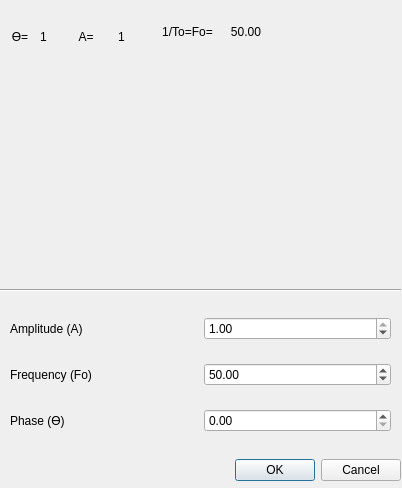
<?xml version="1.0" encoding="UTF-8"?>
<ui version="4.0">
 <class>NewSinDialog</class>
 <widget class="QDialog" name="NewSinDialog">
  <property name="geometry">
   <rect>
    <x>0</x>
    <y>0</y>
    <width>402</width>
    <height>488</height>
   </rect>
  </property>
  <property name="sizePolicy">
   <sizepolicy hsizetype="Fixed" vsizetype="Fixed">
    <horstretch>0</horstretch>
    <verstretch>0</verstretch>
   </sizepolicy>
  </property>
  <property name="minimumSize">
   <size>
    <width>402</width>
    <height>488</height>
   </size>
  </property>
  <property name="maximumSize">
   <size>
    <width>402</width>
    <height>488</height>
   </size>
  </property>
  <property name="windowTitle">
   <string>Pure Tone - Sin</string>
  </property>
  <property name="sizeGripEnabled">
   <bool>false</bool>
  </property>
  <widget class="QDialogButtonBox" name="buttonBox">
   <property name="geometry">
    <rect>
     <x>180</x>
     <y>450</y>
     <width>221</width>
     <height>41</height>
    </rect>
   </property>
   <property name="orientation">
    <enum>Qt::Horizontal</enum>
   </property>
   <property name="standardButtons">
    <set>QDialogButtonBox::Cancel|QDialogButtonBox::Ok</set>
   </property>
  </widget>
  <widget class="Line" name="line">
   <property name="geometry">
    <rect>
     <x>0</x>
     <y>280</y>
     <width>401</width>
     <height>20</height>
    </rect>
   </property>
   <property name="orientation">
    <enum>Qt::Horizontal</enum>
   </property>
  </widget>
  <widget class="QLabel" name="label">
   <property name="geometry">
    <rect>
     <x>0</x>
     <y>0</y>
     <width>411</width>
     <height>281</height>
    </rect>
   </property>
   <property name="text">
    <string/>
   </property>
   <property name="pixmap">
    <pixmap resource="../assets/images/images.qrc">:/images/sinploted.png</pixmap>
   </property>
   <property name="scaledContents">
    <bool>true</bool>
   </property>
  </widget>
  <widget class="QWidget" name="">
   <property name="geometry">
    <rect>
     <x>10</x>
     <y>300</y>
     <width>381</width>
     <height>151</height>
    </rect>
   </property>
   <layout class="QVBoxLayout" name="verticalLayout">
    <item>
     <layout class="QHBoxLayout" name="horizontalLayout">
      <item>
       <widget class="QLabel" name="labelAmplitude">
        <property name="text">
         <string>Amplitude (A)</string>
        </property>
       </widget>
      </item>
      <item>
       <widget class="QDoubleSpinBox" name="doubleSpinBoxAmplitude">
        <property name="maximum">
         <double>1.000000000000000</double>
        </property>
        <property name="singleStep">
         <double>0.100000000000000</double>
        </property>
        <property name="value">
         <double>1.000000000000000</double>
        </property>
       </widget>
      </item>
     </layout>
    </item>
    <item>
     <layout class="QHBoxLayout" name="horizontalLayout_2">
      <item>
       <widget class="QLabel" name="labelFrequency">
        <property name="text">
         <string>Frequency (Fo)</string>
        </property>
       </widget>
      </item>
      <item>
       <widget class="QDoubleSpinBox" name="doubleSpinBoxFrecuency">
        <property name="maximum">
         <double>20000.000000000000000</double>
        </property>
        <property name="value">
         <double>50.000000000000000</double>
        </property>
       </widget>
      </item>
     </layout>
    </item>
    <item>
     <layout class="QHBoxLayout" name="horizontalLayout_3">
      <item>
       <widget class="QLabel" name="labelPhase">
        <property name="text">
         <string>Phase (ϴ)</string>
        </property>
       </widget>
      </item>
      <item>
       <widget class="QDoubleSpinBox" name="doubleSpinBoxPhase">
        <property name="maximum">
         <double>1.000000000000000</double>
        </property>
       </widget>
      </item>
     </layout>
    </item>
   </layout>
  </widget>
  <widget class="QWidget" name="">
   <property name="geometry">
    <rect>
     <x>11</x>
     <y>21</y>
     <width>41</width>
     <height>31</height>
    </rect>
   </property>
   <layout class="QHBoxLayout" name="horizontalLayout_4">
    <item>
     <widget class="QLabel" name="label_6">
      <property name="text">
       <string>ϴ=</string>
      </property>
      <property name="alignment">
       <set>Qt::AlignCenter</set>
      </property>
     </widget>
    </item>
    <item>
     <widget class="QLabel" name="label_7">
      <property name="text">
       <string>1</string>
      </property>
      <property name="alignment">
       <set>Qt::AlignCenter</set>
      </property>
     </widget>
    </item>
   </layout>
  </widget>
  <widget class="QWidget" name="">
   <property name="geometry">
    <rect>
     <x>71</x>
     <y>21</y>
     <width>65</width>
     <height>31</height>
    </rect>
   </property>
   <layout class="QHBoxLayout" name="horizontalLayout_5">
    <item>
     <widget class="QLabel" name="label_4">
      <property name="text">
       <string>A=</string>
      </property>
      <property name="alignment">
       <set>Qt::AlignCenter</set>
      </property>
     </widget>
    </item>
    <item>
     <widget class="QLabel" name="label_5">
      <property name="text">
       <string>1</string>
      </property>
      <property name="alignment">
       <set>Qt::AlignCenter</set>
      </property>
     </widget>
    </item>
   </layout>
  </widget>
  <widget class="QWidget" name="">
   <property name="geometry">
    <rect>
     <x>161</x>
     <y>11</y>
     <width>111</width>
     <height>41</height>
    </rect>
   </property>
   <layout class="QHBoxLayout" name="horizontalLayout_6">
    <item>
     <widget class="QLabel" name="label_2">
      <property name="text">
       <string>1/To=Fo=</string>
      </property>
      <property name="alignment">
       <set>Qt::AlignCenter</set>
      </property>
     </widget>
    </item>
    <item>
     <widget class="QLabel" name="label_3">
      <property name="text">
       <string>50.00</string>
      </property>
      <property name="alignment">
       <set>Qt::AlignCenter</set>
      </property>
     </widget>
    </item>
   </layout>
  </widget>
  <zorder>buttonBox</zorder>
  <zorder>line</zorder>
  <zorder>labelAmplitude</zorder>
  <zorder>doubleSpinBoxAmplitude</zorder>
  <zorder>layoutWidget</zorder>
  <zorder>layoutWidget_2</zorder>
  <zorder>label</zorder>
  <zorder>label_2</zorder>
  <zorder>label_3</zorder>
  <zorder>label_6</zorder>
  <zorder>label_2</zorder>
  <zorder>label_3</zorder>
  <zorder>label_4</zorder>
  <zorder>label_5</zorder>
  <zorder>label_6</zorder>
  <zorder>label_7</zorder>
 </widget>
 <resources>
  <include location="../assets/images/images.qrc"/>
 </resources>
 <connections>
  <connection>
   <sender>buttonBox</sender>
   <signal>accepted()</signal>
   <receiver>NewSinDialog</receiver>
   <slot>accept()</slot>
   <hints>
    <hint type="sourcelabel">
     <x>400</x>
     <y>450</y>
    </hint>
    <hint type="destinationlabel">
     <x>157</x>
     <y>274</y>
    </hint>
   </hints>
  </connection>
  <connection>
   <sender>buttonBox</sender>
   <signal>rejected()</signal>
   <receiver>NewSinDialog</receiver>
   <slot>reject()</slot>
   <hints>
    <hint type="sourcelabel">
     <x>400</x>
     <y>450</y>
    </hint>
    <hint type="destinationlabel">
     <x>286</x>
     <y>274</y>
    </hint>
   </hints>
  </connection>
  <connection>
   <sender>doubleSpinBoxFrecuency</sender>
   <signal>valueChanged(double)</signal>
   <receiver>label_3</receiver>
   <slot>setNum(double)</slot>
   <hints>
    <hint type="sourcelabel">
     <x>301</x>
     <y>376</y>
    </hint>
    <hint type="destinationlabel">
     <x>190</x>
     <y>42</y>
    </hint>
   </hints>
  </connection>
  <connection>
   <sender>doubleSpinBoxPhase</sender>
   <signal>valueChanged(double)</signal>
   <receiver>label_7</receiver>
   <slot>setNum(double)</slot>
   <hints>
    <hint type="sourcelabel">
     <x>252</x>
     <y>429</y>
    </hint>
    <hint type="destinationlabel">
     <x>37</x>
     <y>56</y>
    </hint>
   </hints>
  </connection>
  <connection>
   <sender>doubleSpinBoxAmplitude</sender>
   <signal>valueChanged(double)</signal>
   <receiver>label_5</receiver>
   <slot>setNum(double)</slot>
   <hints>
    <hint type="sourcelabel">
     <x>260</x>
     <y>325</y>
    </hint>
    <hint type="destinationlabel">
     <x>98</x>
     <y>53</y>
    </hint>
   </hints>
  </connection>
 </connections>
</ui>
